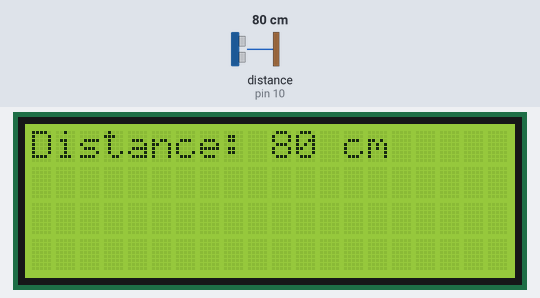
Simulated run of this sketch. Board: Arduino Uno, built with avr-gcc and run on an emulated ATmega328P. Parts: 20×4 character LCD. Wiring (inferred from the names in the program): ultrasonic range finder: trigger pin 9; echo pin 10. The inputs (shaded band) are chosen by the test bench; at power-on: distance to the obstacle (sensor on pin 10) 80 cm. The echo pulse lasts 58.3 µs per cm.

Above: at 2.2 s.
2.3 s: distance to the obstacle (sensor on pin 10) set to 2 cm
At 3.4 s:
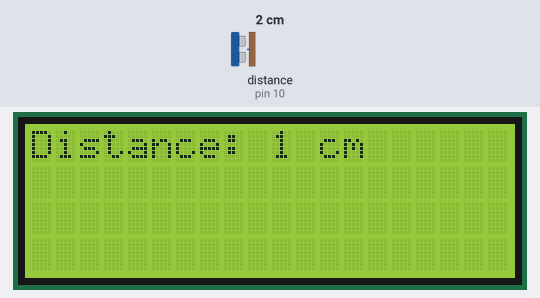
3.9 s: distance to the obstacle (sensor on pin 10) set to 4 cm
6.9 s: distance to the obstacle (sensor on pin 10) set to 9 cm
At 7.8 s:
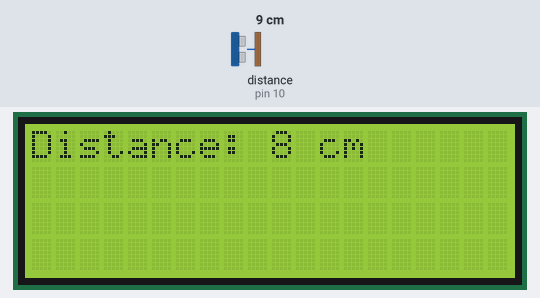
8.6 s: distance to the obstacle (sensor on pin 10) set to 35 cm
At 9.8 s:
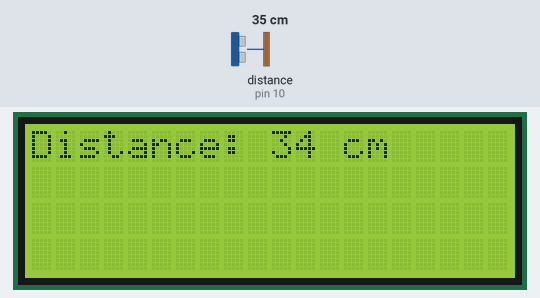
Timing chart, 0 to 11.6 s (numbered marks = the images above; inputs shaded):
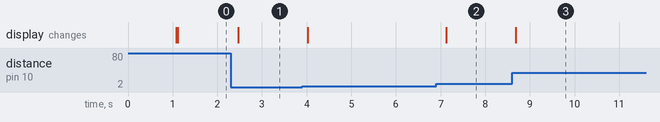

Measured:
- after the input at 2.3 s, the display: changes after 0.17 s (image 1)
- after the input at 6.9 s, the display: changes after 0.23 s (image 2)
- after the input at 8.6 s, the display: changes after 0.08 s (image 3)

The sketch:

ultrazvuk_LCD.ino
```cpp
#include <Wire.h>
#include <LiquidCrystal_I2C.h>

// LCD setup (20x4, I2C address 0x27 or 0x3F)
LiquidCrystal_I2C lcd(0x27, 20, 4);

// Ultrasonic pins
#define TRIG_PIN 9
#define ECHO_PIN 10

void setup() {
  // LCD init
  lcd.init();
  lcd.backlight();
  lcd.clear();
  lcd.setCursor(0,0);
  lcd.print("Ultrasonic Demo");

  // Ultrasonic pins
  pinMode(TRIG_PIN, OUTPUT);
  pinMode(ECHO_PIN, INPUT);

  delay(1000);
  lcd.clear();
}

long readDistanceCM() {
  // trigger pulse
  digitalWrite(TRIG_PIN, LOW);
  delayMicroseconds(2);
  digitalWrite(TRIG_PIN, HIGH);
  delayMicroseconds(10);
  digitalWrite(TRIG_PIN, LOW);

  // measure echo pulse length
  long duration = pulseIn(ECHO_PIN, HIGH, 30000UL); // timeout 30ms (~5m)
  if (duration == 0) return -1; // no echo

  // convert to cm (speed of sound = 343 m/s)
  long distance = duration / 58; // common formula
  return distance;
}

void loop() {
  long d = readDistanceCM();

  lcd.setCursor(0,0);
  lcd.print("Distance:        "); // clear line
  lcd.setCursor(10,0);

  if (d < 0) {
    lcd.print("No echo");
  } else {
    lcd.print(d);
    lcd.print(" cm");
  }

  delay(200);
}
```
